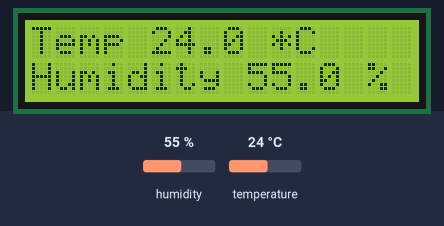
This sketch was run on a simulated Arduino Uno, built with avr-gcc and run on an emulated ATmega328P. On the bench: 16×2 character LCD. Inputs (shaded band) come from the test bench; at power-on: humidity 55 %, temperature 24 °C.

Above: at 5.2 s.
5.3 s: humidity set to 22 %
At 10.0 s:
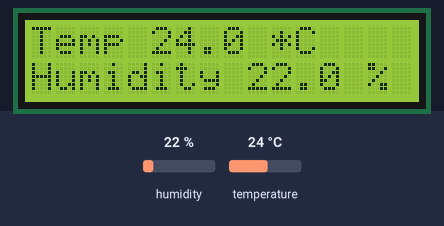
10.9 s: temperature set to 12 °C
At 15.6 s:
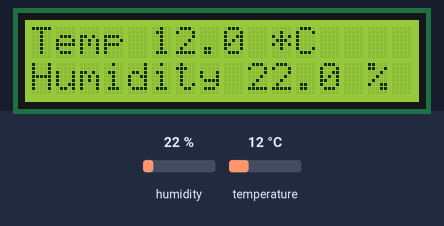
16.5 s: humidity set to 40 %
At 20.0 s:
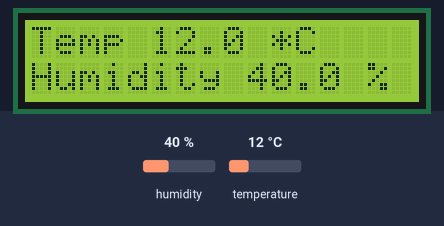
22.1 s: temperature set to 19 °C
At 25.7 s:
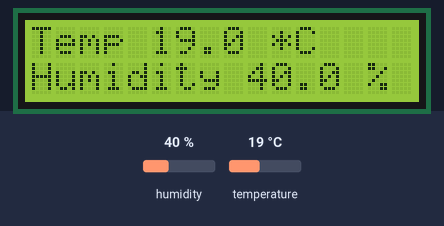
Timing chart, 0 to 27.2 s (numbered marks = the images above; inputs shaded):
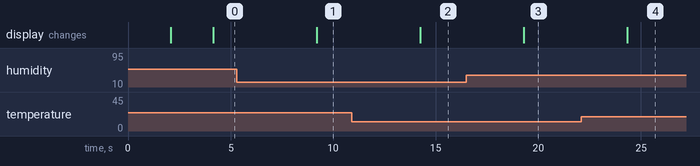

The sketch:

STM32_DHT_LCD.ino
```cpp
#include "DHT.h"

#include <Wire.h>
#include <LiquidCrystal_I2C.h>

#define DHTPIN PB5
#define DHTTYPE DHT11
DHT dht(DHTPIN, DHTTYPE);

LiquidCrystal_I2C lcd(0x3F, 16, 2);

void setup() {
  // put your setup code here, to run once:
  lcd.begin();
  lcd.backlight();

  dht.begin();

  lcd.print("Hello, world!");
  delay(2000);
  lcd.clear();
  lcd.print("I am ARM STM32");
  delay(2000);
  lcd.clear();
}
void loop() {
  // put your main code here, to run repeatedly:
  float humidity = dht.readHumidity();
  float temperature = dht.readTemperature();

  lcd.setCursor(0, 0);
  lcd.print("Temp ");
  lcd.print(temperature, 1);
  lcd.print(" *C");
  lcd.setCursor(0, 1);
  lcd.print("Humidity ");
  lcd.print(humidity, 1);
  lcd.print(" %");
  delay(5000);
}
```

Measured:
- after the input at 5.3 s, the display: changes after 3.9 s (image 1)
- after the input at 10.9 s, the display: changes after 3.3 s (image 2)
- after the input at 16.5 s, the display: changes after 2.8 s (image 3)
- after the input at 22.1 s, the display: changes after 2.2 s (image 4)
